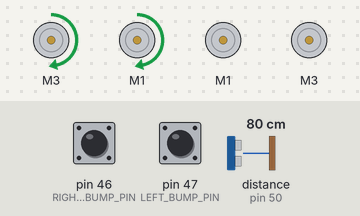
The sketch below on a simulated Arduino Mega 2560, built with avr-gcc and run on an emulated ATmega2560. Parts: 4 × DC motor (green arrow = forward, orange = backward, longer = faster). The inputs (shaded band) are chosen by the test bench; at power-on: distance to the obstacle (sensor on pin 50) 80 cm, pin 46 (RIGHT_BUMP_PIN) HIGH, pin 47 (LEFT_BUMP_PIN) HIGH. The echo pulse lasts 58.3 µs per cm; what the sketch prints to the serial monitor is not drawn.

Above: at 3.2 s.
3.3 s: distance to the obstacle (sensor on pin 50) set to 28 cm
4.8 s: distance to the obstacle (sensor on pin 50) set to 22 cm
At 5.2 s:
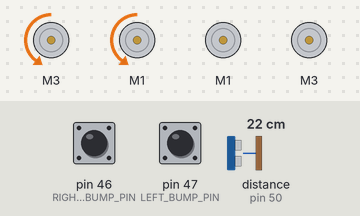
7.8 s: pin 46 (RIGHT_BUMP_PIN) pulled LOW for 3.2 s
At 12.37 s:
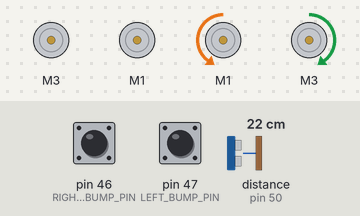
12.5 s: distance to the obstacle (sensor on pin 50) set to 35 cm
14.0 s: pin 47 (LEFT_BUMP_PIN) pulled LOW for 0.15 s
At 15.5 s:
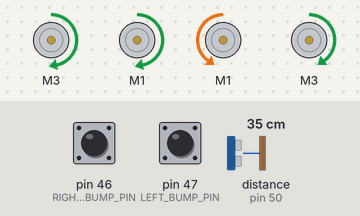
16.7 s: pin 47 (LEFT_BUMP_PIN) pulled LOW for 3.2 s
At 17.5 s:
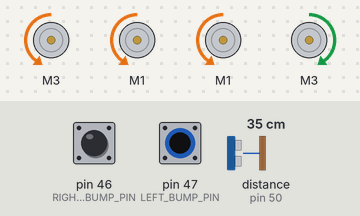
Timing chart, 0 to 21.9 s (numbered marks = the images above; inputs shaded):
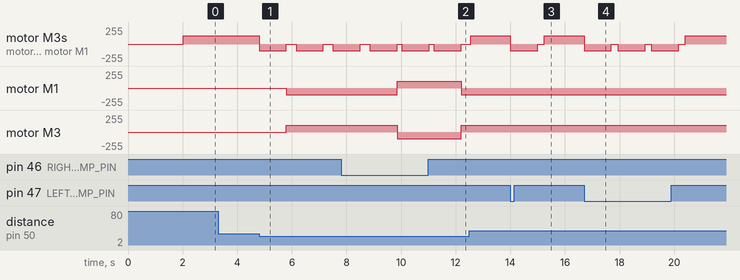

Measured:
- the behaviour switches between 26 and 25 cm on distance to the obstacle (sensor on pin 50) (found by bisection; images 0 and 1)
- after the input at 3.3 s, every drawn part: stays the same
- after the input at 4.8 s, motor M3, motor M1: alternates backward 100/255 for 1.0 s and stopped for 0.35 s, starting at once; motor M1: stopped → backward 100/255 after 1.0 s; motor M3: stopped → forward 100/255 after 1.0 s
- after the input at 7.8 s, motor M1: backward 100/255 → forward 100/255 after 2.1 s, → backward 100/255 2.4 s later; motor M3: forward 100/255 → backward 100/255 after 2.1 s, → forward 100/255 2.4 s later
- after the input at 14.0 s, motor M3, motor M1: forward 125/255 → backward 100/255 at once, → stopped 1.0 s later, → forward 125/255 0.23 s later
- after the input at 16.7 s, motor M3, motor M1: forward 125/255 → backward 100/255 at once, then repeats every 1.2 s: stopped 0.23 s, backward 100/255 1.0 s, until it stays forward 125/255 from 20.4 s

The sketch:

sonic_brendan.ino
```cpp
/* B3_Sonic.ino

   Drive the TWO-WHEELED Bread Board Bot (BBbot, B^3)
   forward.   When a whisker bump sensor on either side hits something,
   back up and turn slightly away from that direction and resume
   forward path.

   Stop at a specified distance from an object directly ahead.

   Arduino: Arduino Mega 256 v3 Clone
   Motor Shield: Adafruit assembled Motor Shield for Arduino v2
   ---->  http://www.adafruit.com/products/1438

   Programmer: Dave Eslinger; June 13, 2015
   Revisions:
*/
#include <Wire.h>
#include <Adafruit_MotorShield.h>
#include <math.h>
#include <breadboardbot.h>
#include <NewPing.h>

// Create the motor shield object with the default I2C address
Adafruit_MotorShield AFMS = Adafruit_MotorShield();

/* Define Constants */

// IO Pins used
const byte LEFT_BUMP_PIN = 47;    // Define DIGITAL Pins for left
const byte RIGHT_BUMP_PIN = 46;   // and right bump sensors
const byte SONIC_TRIGGER_PIN = 51;
const byte SONIC_ECHO_PIN = 50;

// Parameters controlling program behavior
// Bump behavior
const byte FORWARD_SPEED = 125;   // Define normal speeds
const byte BACKWARD_SPEED = 100;  // and backup/turn speed


// Sonic sensor
const float TARGET_DISTANCE_INCHES = 10;
const int MAX_SONIC_DISTANCE = 500;      // cm, optional, 500 cm is default

// Define 'ports' for motors.
const byte LEFT_MOTOR_PORT = 3;
const byte RIGHT_MOTOR_PORT = 1;

// Create pointers to motor control objects
Adafruit_DCMotor *motorLeft = AFMS.getMotor(LEFT_MOTOR_PORT);
Adafruit_DCMotor *motorRight = AFMS.getMotor(RIGHT_MOTOR_PORT);

/* Define new untrasonic sensor with trigger & echo pins and
   the maximum distance to be sensed. */
NewPing sonic(SONIC_TRIGGER_PIN, SONIC_ECHO_PIN, MAX_SONIC_DISTANCE);

void setup(void){
  AFMS.begin();  // create with the default frequency 1.6KHz
  // Turn off all motors to start, just a good habit
  motorLeft->run(RELEASE);
  motorRight->run(RELEASE);
  Serial.begin(9600);  //Begin serial communcation

  /*Set up Bump Pins with Arduino internal pullup resistors
    This will make them always high unless a bump switch is hit,
    which will make a connection to ground and they will read low. */
  pinMode(LEFT_BUMP_PIN,INPUT_PULLUP);
  pinMode(RIGHT_BUMP_PIN,INPUT_PULLUP);

  //  pinMode(SONIC_TRIGGER_PIN,OUTPUT);
  //  pinMode(SONIC_ECHO_PIN,INPUT);
  delay(2000);  // Two second delay to get the robot placed
}

void loop(){
  // Test some of the sonic library functions:
  int inches = sonic.ping_in();
  Serial.print(inches);

  /*  Assuming no switches closed initially.  Drive forward: */
  motorLeft->setSpeed(FORWARD_SPEED);
  motorRight->setSpeed(FORWARD_SPEED);

  while(digitalRead(LEFT_BUMP_PIN) && digitalRead(RIGHT_BUMP_PIN)
	&& Distance_inches(sonic.ping()) > TARGET_DISTANCE_INCHES) {
    motorLeft->run(FORWARD);
    motorRight->run(FORWARD);
  }

  /* If you got here, one of the bump switches was closed or B^3 is too
     close to something straight ahead */

  /* First check the LEFT sensor: */
  if(! digitalRead(LEFT_BUMP_PIN)) { // the LEFT side switch was bumped

    backUp(1000);
    spin(90., 175, *motorLeft, *motorRight);

    motorLeft->run(RELEASE);               // Then stop power to the motors
    motorRight->run(RELEASE);              // and move to next section of code

  }
  /* Then check the right sensor: */
  else if(! digitalRead(RIGHT_BUMP_PIN)) { // the RIGHT side switch was bumped
    backUp(1000);

    spin(-90., 230, *motorLeft, *motorRight);

    motorLeft->run(RELEASE);               // Then stop power to the motors
    motorRight->run(RELEASE);              // and move to next section of code
  }
  /* It must have been the sonar sensor */
  else {
    backUp(1000);

    spin(180., 230, *motorLeft, *motorRight);

    motorLeft->run(RELEASE);   // So stop power to the motors
    motorRight->run(RELEASE);  // and move to next section of code
  }

  /*That is all!  Now go back to the beginning of the loop and
     drive straight ahead until somehting is bumped. */
}

void backUp(int howLong) {
    motorLeft->run(BACKWARD);
    motorRight->run(BACKWARD);

    motorLeft->setSpeed(BACKWARD_SPEED);
    motorRight->setSpeed(BACKWARD_SPEED);

    delay(howLong);                  // for specified duration
    motorLeft->run(RELEASE);               // Then stop power to the motors
    motorRight->run(RELEASE);              // and move to next section of code
}


/* float Distance_inches(int ping) { */
/*   float inches_per_sec = 13582.67;  // Equivilent to 345 m/s */
/*   return ping * inches_per_sec * 1e-6 *0.5; */
/* } */

/* float Distance_cm(int ping) { */
/*   float cm_per_sec = 34500.;        // Equivilent to 345 m/s */
/*   return ping * cm_per_sec * 1e-6 *0.5; */
/* } */
```
